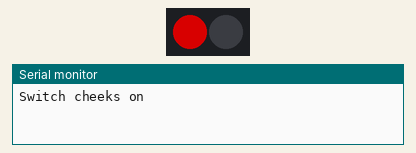
This sketch was run on a simulated Arduino Uno, built with avr-gcc and run on an emulated ATmega328P. Parts: 2 RGB LEDs in strip order, left to right, the last lines printed to the serial monitor. Dim RGB values are drawn brighter than linear.

Above: at 0.7 s.
At 5.2 s:
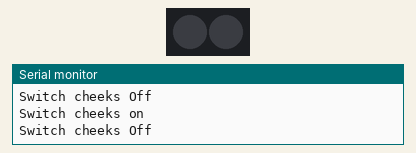
Timing chart, 0 to 6.9 s (numbered marks = the images above):
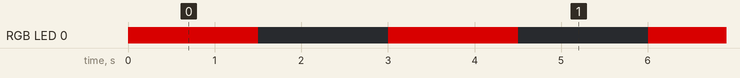

The sketch:

Blink_Cheeks.ino
```cpp
#include <FastLED.h>

// How many leds in your strip?
#define NUM_LEDS 2

// For led chips like Neopixels, which have a data line, ground, and power, you just
// need to define DATA_PIN.  For led chipsets that are SPI based (four wires - data, clock,
// ground, and power), like the LPD8806 define both DATA_PIN and CLOCK_PIN
#define DATA_PIN 8


// Define the array of leds
CRGB leds[NUM_LEDS];

void setup() {
Serial.begin(115200);
  	  FastLED.addLeds<NEOPIXEL, DATA_PIN>(leds, NUM_LEDS);
}
void loop() {
  // Turn the LED on, then pause
  leds[0] = CRGB(139, 0, 0);
  FastLED.show();
  Serial.println("Switch cheeks on");
  delay(1500);
  // Now turn the LED off, then pause
  leds[0] = CRGB::Black;
    Serial.println("Switch cheeks Off");
  FastLED.show();
  delay(1500);
}
```

Measured:
- by itself, RGB LED 0: alternates RGB(139, 0, 0) for 1.5 s and off for 1.5 s
